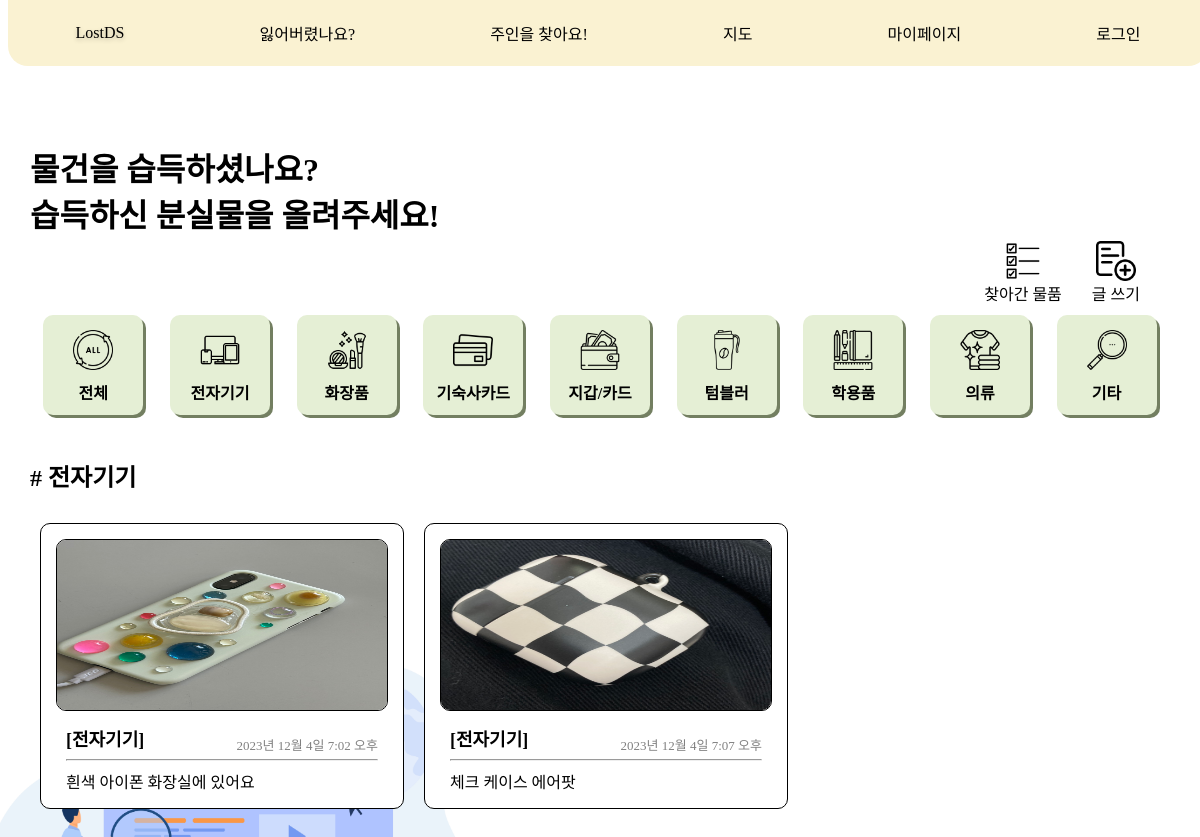
Screenshot of /message/find/category/전자기기/ with the database file from the repository.
### message/models.py (models this page shows, shortened)
class Category(models.Model):
    name = models.CharField(max_length=10, unique=True)
    slug = models.SlugField(max_length=100, unique=True, allow_unicode=True)
    head_image = models.ImageField(upload_to='message/images/category/', blank=True)
    def __str__(self):
        return self.name
    def get_absolute_url_find(self):
        return f'/message/find/category/{self.slug}/'
    class Meta:
        verbose_name_plural = 'Categories'

class FindItem(models.Model):
    title = models.CharField(max_length=30)
    author = models.ForeignKey(settings.AUTH_USER_MODEL, null=True, on_delete=models.SET_NULL)
    place = models.CharField(max_length=15, null=True)
    created_at = models.DateTimeField(auto_now_add=True)
    category = models.ForeignKey(Category, null=True, on_delete=models.SET_NULL)
    head_image = models.ImageField(upload_to='message/images/find/%Y/%m/%d/', blank=True)
    content = models.TextField()
    def __str__(self):
        return f'{self.title}'
    def get_absolute_url(self):
        return f'/message/find/{self.pk}/'

### message/views.py (the view)
# urls.py: path('find/category/<str:slug>/', views.category_page_find),
def category_page_find(request, slug):
    category = Category.objects.get(slug=slug)
    return render(
        request,
        'message/findItem_list.html',
        {
            'object_list': FindItem.objects.filter(category=category),
            'categories': Category.objects.all(),
            'category': category
        }
    )

### message/templates/message/findItem_list.html
{% extends 'message/base_html/base_list.html' %}
{% load static %}
{% block content %}
<div class="main-title main-title-font">
    물건을 습득하셨나요?<br>습득하신 분실물을 올려주세요!
</div>
<div class="post-button">
    <a class="detail-link-new-post" href="/message/complete_post/">
        <div class="post-list-move-button">
            <img src="/static/message/image/complete.png" width="40" height="40">
            찾아간 물품
        </div>
    </a>
    {% if user.is_authenticated %}
    <a class="detail-link-new-post" href="/message/find/create_post/">
        <div class="post-create-button">
            <img src="/static/message/image/new_post_icon.png" width="40" height="40">
            글 쓰기
        </div>
    </a>
    {% else %}
    <a class="detail-link-new-post" href="/login/">
        <div class="post-create-button">
            <img src="/static/message/image/new_post_icon.png" width="40" height="40">
            글 쓰기
        </div>
    </a>
    {% endif %}
</div>
<div class="category-container">
    <div class="category-content">
        <a class="detail-link" href="/message/find/">
            <div class="icon-text-wrapper">
                <img src="/static/message/image/all.png" width="40" height="40">
                <div class="category-font">전체</div>
            </div>
        </a>
    </div>
    {% for category in categories %}
    <div class="category-content">
        <a class="detail-link" href="{{ category.get_absolute_url_find }}">
            <div class="icon-text-wrapper">
                <img src="{{ category.head_image.url }}" width="40" height="40">
                <div class="category-font">{{ category }}</div>
            </div>
        </a>
    </div>
    {% endfor %}
</div>
<br/>
<div class="category-tag">
    {%if category %}
    # {{ category }}
    {% endif %}
</div>
{% endblock %}

### message/templates/message/base_html/base_list.html (shortened to what this page needs)
<!DOCTYPE html>
{% load static %}
<html lang="ko">
<head>
    <link rel="stylesheet" href="{% static 'message/css/base_list.css' %}" media="screen"/>
</head>
<body>
<div style="display: flex; flex-direction: column;">
    <navigation class="nav">
        <a href='/' class='main'>LostDS</a>
        <a href="/message/ask/" class='item'>잃어버렸나요?</a>
        <a href="/message/find/" class='item'>주인을 찾아요!</a>
        <a href='https://map.naver.com/p/search/%EB%8D%95%EC%84%B1%EC%97%AC%EC%9E%90%EB%8C%80%ED%95%99%EA%B5%90?c=15.00,0,0,0,dh'
           class='item'>지도</a>
        <a href="{% url 'mypage' %}" class='item'>마이페이지</a>
        {% if user.is_authenticated %}
        <a href="/login/logout/" class='item'>로그아웃</a>
        {% else %}
        <a href="{% url 'user:login' %}" class='item'>로그인</a>
        {% endif %}
    </navigation>
    <div class="container">
        {% block content %}
        {% endblock %}
        <div class="post-container">
            {% for item in object_list %}
            <a class="detail-link" href="{{ item.get_absolute_url }}">
                <div class="post-content">
                    {% if item.head_image %}
                    <img class="post-image" src="{{ item.head_image.url }}" width="330px" height="170px"
                         alt="{{ item }} head image">
                    {% else %}
                    <img class="post-image" src="https://picsum.photos/seed/{{ item.id }}/330/170"
                         alt="random_image">
                    {% endif %}
                    <div class="post-text-box">
                        <div class="post-category-font">
                            [{{ item.category }}]
                            <span class="post-created_at-font">
                                    {{ item.created_at }}
                                </span>
                        </div>
                        <hr/>
                        <div class="post-title-font">
                            {{ item.title | truncatechars:20 }}
                        </div>
                    </div>
                </div>
            </a>
            {% endfor %}
        </div>
    </div>
</div>
</body>
</html>

### message/static/message/css/base_list.css (style rules this page uses)
body { font-family: 'EASTARJET-Medium'; background-image: url(/static/message/image/list.jpg); background-position: left -50px bottom -40px; background-size: 560px 400px; background-attachment: fixed; background-repeat: no-repeat; caret-color: transparent; }
.container { width: 1140px; display: grid; margin: 136px auto 70px auto; }
.detail-link, .detail-link:link, .detail-link:visited, .detail-link:hover, .detail-link:active, .detail-link-new-post { color: black; text-decoration-line: none; }
.main { font-family: 'PuradakGentleGothicR'; font-size: 30; filter: drop-shadow(0px 2px 2px rgba(0, 0, 0, 0.221)); }
.nav { position: fixed; top: 0; width: 100%; height: 66px; border-radius: 0px 0px 20px 20px; display: flex; justify-content: space-around; align-items: center; background-color: #FAF2D2; z-index : 10; }
.main, .item { text-decoration: none; color: #000000; transition: .2s; }
.category-container { display: flex; justify-content: center; }
.category-content { width: 80px; height: 80px; padding: 10px; margin: 5px auto; border-radius: 10px; background: #E5EFD5; box-shadow: 3px 3px #737F61; }
.icon-text-wrapper { display: flex; margin-top: 5px; flex-direction: column; align-items: center; }
.category-tag { margin-top: 20px; font-size: x-large; font-weight: 700; }
.post-container { display: grid; grid-template-columns: repeat(3, 1fr); margin: 20px auto; }
.post-content { background: white; max-width: 100%; padding: 15px; margin: 10px; margin-bottom: 50px; border: 1px solid black; border-radius: 10px; }
.post-image { border: 1px solid black; border-radius: 10px; }
.post-text-box { background: #FFFFFF; padding: 10px 10px 0px 10px; border-radius: 0 0 10px 10px; }
.main-title-font { font-size: xx-large; font-weight: 900; }
.category-font { margin-top: 10px; font-size: lg; font-weight: 700; }
.post-title-font { font-size: medium; font-weight: 500; }
.post-category-font { font-size: large; font-weight: 700; }
.post-created_at-font { color: gray; float: inline-end; font-size: small; font-weight: 300; margin-top: 10px; }
.post-button { display: flex; justify-content: flex-end; }
.post-list-move-button, .post-create-button { display: flex; flex-direction: column; align-items: center; margin: 5px 30px 5px 0px; }

### rows the page displays
Category: head_image (picture), name "전자기기"
Category: head_image (picture), name "화장품"
Category: head_image (picture), name "기숙사카드"
Category: head_image (picture), name "지갑/카드"
Category: head_image (picture), name "텀블러"
Category: head_image (picture), name "학용품"
Category: head_image (picture), name "의류"
Category: head_image (picture), name "기타"
FindItem: head_image (picture), category "전자기기", created_at "2023년 12월 4일 7:02 오후", title "흰색 아이폰 화장실에 있어요"
FindItem: head_image (picture), category "전자기기", created_at "2023년 12월 4일 7:07 오후", title "체크 케이스 에어팟"
